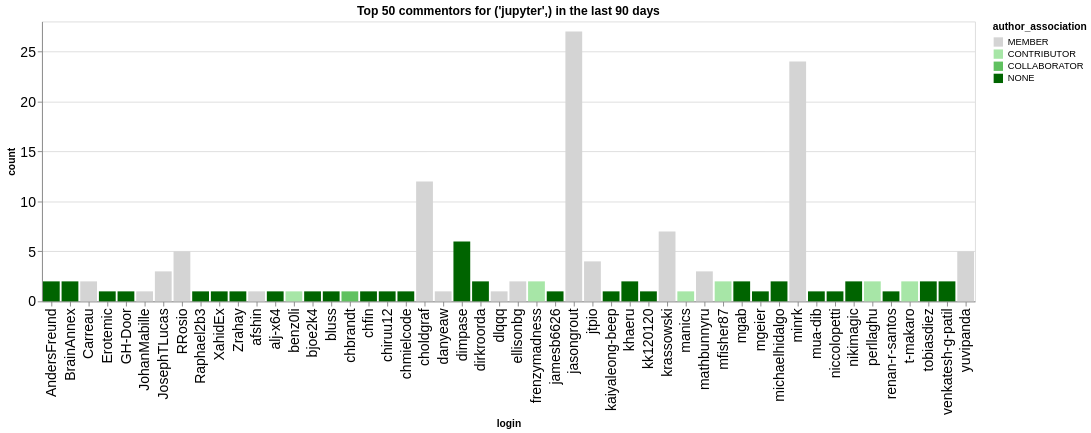

The cell this chart's notebook holds for it:
### Code cell
n_plot = 50
charts = []
for ii, (iorg, idata) in enumerate(commentors.groupby(['org'])):
    title = f"Top {n_plot} commentors for {iorg} in the last {n_days} days"
    idata = idata.groupby('login', as_index=False).agg({'count': 'sum', 'author_association': 'first'})
    idata = idata.sort_values('count', ascending=False).head(n_plot)
    ch = alt.Chart(data=idata.head(n_plot), title=title).mark_bar().encode(
        x='login',
        y='count',
        color=alt.Color('author_association', scale=alt.Scale(domain=author_types, range=author_colors))
    )
    charts.append(ch)
alt.hconcat(*charts)

### Figure 1 — Vega-Lite specification as saved in the notebook (floating-point values rounded to 4 significant figures)
{"config": {"axisLeft": {"labelFontSize": 15}, "axisBottom": {"labelFontSize": 15}}, "hconcat": [{"mark": {"type": "bar"}, "encoding": {"color": {"field": "author_association", "scale": {"domain": ["MEMBER", "CONTRIBUTOR", "COLLABORATOR", "NONE"], "range": ["rgb(211.82745098039214, 211.82745098039214, 211.82745098039214)", "rgb(166.98562091503268, 229.89803921568628, 166.98562091503268)", "rgb(96.37647058823529, 192.75294117647059, 96.37647058823529)", "rgb(0.0, 100.3921568627451, 0.0)"]}, "type": "nominal"}, "x": {"field": "login", "type": "nominal"}, "y": {"field": "count", "type": "quantitative"}}, "title": "Top 50 commentors for ('jupyter',) in the last 90 days"}], "data": {"name": "data-3cc0c8648696461ea645e31020a6b336"}, "$schema": "https://vega.github.io/schema/vega-lite/v5.20.1.json", "datasets": {"data-3cc0c8648696461ea645e31020a6b336": [{"login": "jasongrout", "count": 27, "author_association": "MEMBER"}, {"login": "minrk", "count": 24, "author_association": "MEMBER"}, {"login": "choldgraf", "count": 12, "author_association": "MEMBER"}, {"login": "krassowski", "count": 7, "author_association": "MEMBER"}, {"login": "dimpase", "count": 6, "author_association": "NONE"}, {"login": "RRosio", "count": 5, "author_association": "MEMBER"}, {"login": "yuvipanda", "count": 5, "author_association": "MEMBER"}, {"login": "jtpio", "count": 4, "author_association": "MEMBER"}, {"login": "mathbunnyru", "count": 3, "author_association": "MEMBER"}, {"login": "JosephTLucas", "count": 3, "author_association": "MEMBER"}, {"login": "frenzymadness", "count": 2, "author_association": "CONTRIBUTOR"}, {"login": "khaeru", "count": 2, "author_association": "NONE"}, {"login": "Carreau", "count": 2, "author_association": "MEMBER"}, {"login": "dirkroorda", "count": 2, "author_association": "NONE"}, {"login": "michaelhidalgo", "count": 2, "author_association": "NONE"}, {"login": "mfisher87", "count": 2, "author_association": "CONTRIBUTOR"}, {"login": "nikimagic", "count": 2, "author_association": "NONE"}, {"login": "tobiasdiez", "count": 2, "author_association": "NONE"}, {"login": "AndersFreund", "count": 2, "author_association": "NONE"}, {"login": "BrainAnnex", "count": 2, "author_association": "NONE"}, {"login": "venkatesh-g-patil", "count": 2, "author_association": "NONE"}, {"login": "t-makaro", "count": 2, "author_association": "CONTRIBUTOR"}, {"login": "perllaghu", "count": 2, "author_association": "CONTRIBUTOR"}, {"login": "mgab", "count": 2, "author_association": "NONE"}, {"login": "ellisonbg", "count": 2, "author_association": "MEMBER"}, {"login": "bluss", "count": 1, "author_association": "NONE"}, {"login": "benz0li", "count": 1, "author_association": "CONTRIBUTOR"}, {"login": "bjoe2k4", "count": 1, "author_association": "NONE"}, {"login": "afshin", "count": 1, "author_association": "MEMBER"}, {"login": "Zrahay", "count": 1, "author_association": "NONE"}, {"login": "XahidEx", "count": 1, "author_association": "NONE"}, {"login": "Raphael2b3", "count": 1, "author_association": "NONE"}, {"login": "GH-Door", "count": 1, "author_association": "NONE"}, {"login": "JohanMabille", "count": 1, "author_association": "MEMBER"}, {"login": "Erotemic", "count": 1, "author_association": "NONE"}, {"login": "alj-x64", "count": 1, "author_association": "NONE"}, {"login": "chmielcode", "count": 1, "author_association": "NONE"}, {"login": "chiruu12", "count": 1, "author_association": "NONE"}, {"login": "chfin", "count": 1, "author_association": "NONE"}, {"login": "chbrandt", "count": 1, "author_association": "COLLABORATOR"}, {"login": "dlqqq", "count": 1, "author_association": "MEMBER"}, {"login": "danyeaw", "count": 1, "author_association": "MEMBER"}, {"login": "kaiyaleong-beep", "count": 1, "author_association": "NONE"}, {"login": "jamesb6626", "count": 1, "author_association": "NONE"}, {"login": "manics", "count": 1, "author_association": "CONTRIBUTOR"}, {"login": "kk120120", "count": 1, "author_association": "NONE"}, {"login": "mgeier", "count": 1, "author_association": "NONE"}, {"login": "mua-dib", "count": 1, "author_association": "NONE"}, {"login": "niccolopetti", "count": 1, "author_association": "NONE"}, {"login": "renan-r-santos", "count": 1, "author_association": "NONE"}]}}
